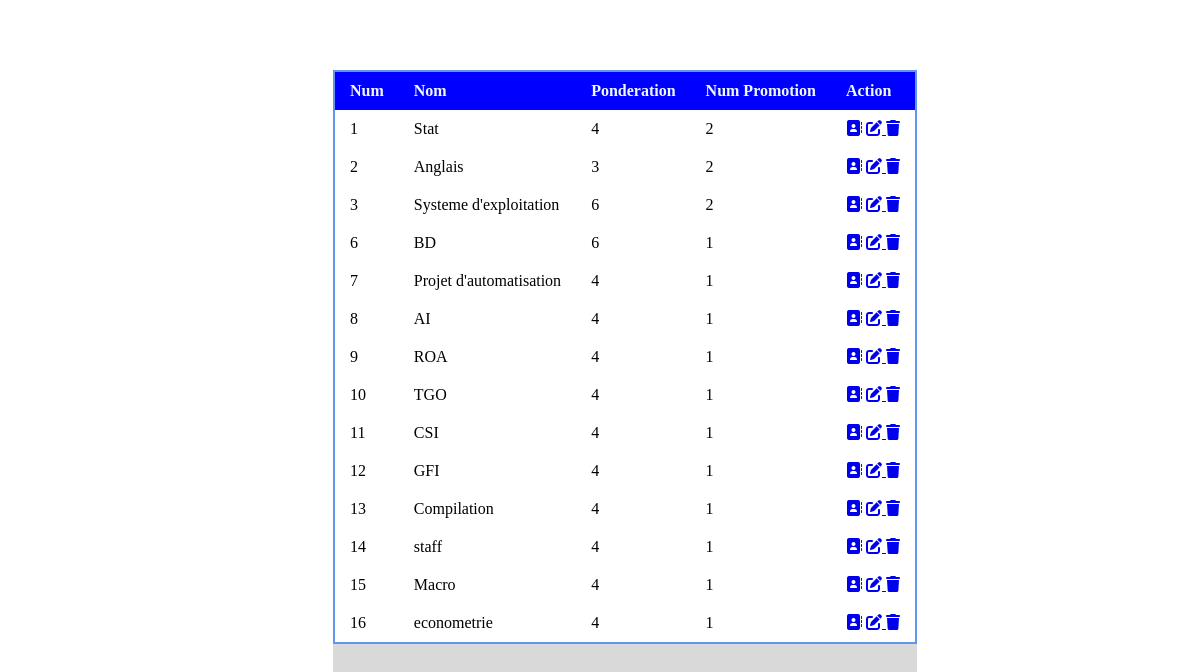
Screenshot of /code_table/cours.php with the database file from the repository.
### tables this page shows
CREATE TABLE IF NOT EXISTS `t_cour` (
  `id` int(11) NOT NULL AUTO_INCREMENT,
  `nom` varchar(255) NOT NULL,
  `ponderation` int(11) NOT NULL,
  `idPromo` int(11) NOT NULL,
  PRIMARY KEY (`id`),
  KEY `idPromo` (`idPromo`)
);

### code_table/cours.php (the view, shortened to what this page needs)
<!DOCTYPE html>
<html lang="en">
<head>
    <link rel="stylesheet" href="../css/menu.css">
    <link rel="stylesheet" href="../css/departement.css">
    <link rel="stylesheet" href="https://cdnjs.cloudflare.com/ajax/libs/font-awesome/6.3.0/css/all.min.css" />
</head>
<body>
<section class="ll">
 <table class="tableau ">
     <thead>
     <tr>
     <th>Num</th>
     <th>Nom</th>
     <th>Ponderation</th>
     <th>Num Promotion</th>
     <th>Action</th>
     </tr>
    <?php
    $bd=new PDO('mysql:host=localhost;dbname=deliberation','root','');
    $sql=$bd->query('SELECT* FROM t_cour');
    while($aff=$sql->fetch()){ ?>
     </thead>
     <tbody>
     <tr>
     <td> <?php echo $aff['id'] ;  ?> </td>
     <td>  <?php echo $aff['nom'] ;  ?></td>
     <td>  <?php echo $aff['ponderation'] ;  ?></td>
     <td>  <?php echo $aff['idPromo'] ;  ?></td>
     <td><a href="http://localhost/danlola/ajout_cours.php"><i class="fa-solid fa-address-book"></i></a>  <a href="http://localhost/danlola/modifier_cours.php"><i class="fa-sharp fa-solid fa-pen-to-square"></i> </a>     <a href="http://localhost/danlola/supprimer_cours.php"> <i class="fa-solid fa-trash"></i></a></td>
     </tr>
     </tbody>
      <?php } ?>
     </table>
     </section>
</body>
</html>

### css/menu.css (style rules this page uses)
body { margin: 0; padding: 0; }

### css/departement.css (style rules this page uses)
.ll { padding-left: 50px; padding-top: 10px; }
.tableau { border-collapse: collapse; min-width: 150px; width: auto; box-shadow: 0 50px rgb(0,0, 0,0.15); margin: 60px auto; border: 2px solid cornflowerblue; }
thead tr { background-color: blue; color: aliceblue; text-align: left; }
th,td { padding: 10px 15px; }

### rows the page displays
t_cour: id "1", nom "Stat", ponderation "4", idPromo "2"
t_cour: id "2", nom "Anglais", ponderation "3", idPromo "2"
t_cour: id "3", nom "Systeme d'exploitation", ponderation "6", idPromo "2"
t_cour: id "6", nom "BD", ponderation "6", idPromo "1"
t_cour: id "7", nom "Projet d'automatisation", ponderation "4", idPromo "1"
t_cour: id "8", nom "AI", ponderation "4", idPromo "1"
t_cour: id "9", nom "ROA", ponderation "4", idPromo "1"
t_cour: id "10", nom "TGO", ponderation "4", idPromo "1"
t_cour: id "11", nom "CSI", ponderation "4", idPromo "1"
t_cour: id "12", nom "GFI", ponderation "4", idPromo "1"
t_cour: id "13", nom "Compilation", ponderation "4", idPromo "1"
t_cour: id "14", nom "staff", ponderation "4", idPromo "1"
t_cour: id "15", nom "Macro", ponderation "4", idPromo "1"
t_cour: id "16", nom "econometrie", ponderation "4", idPromo "1"
